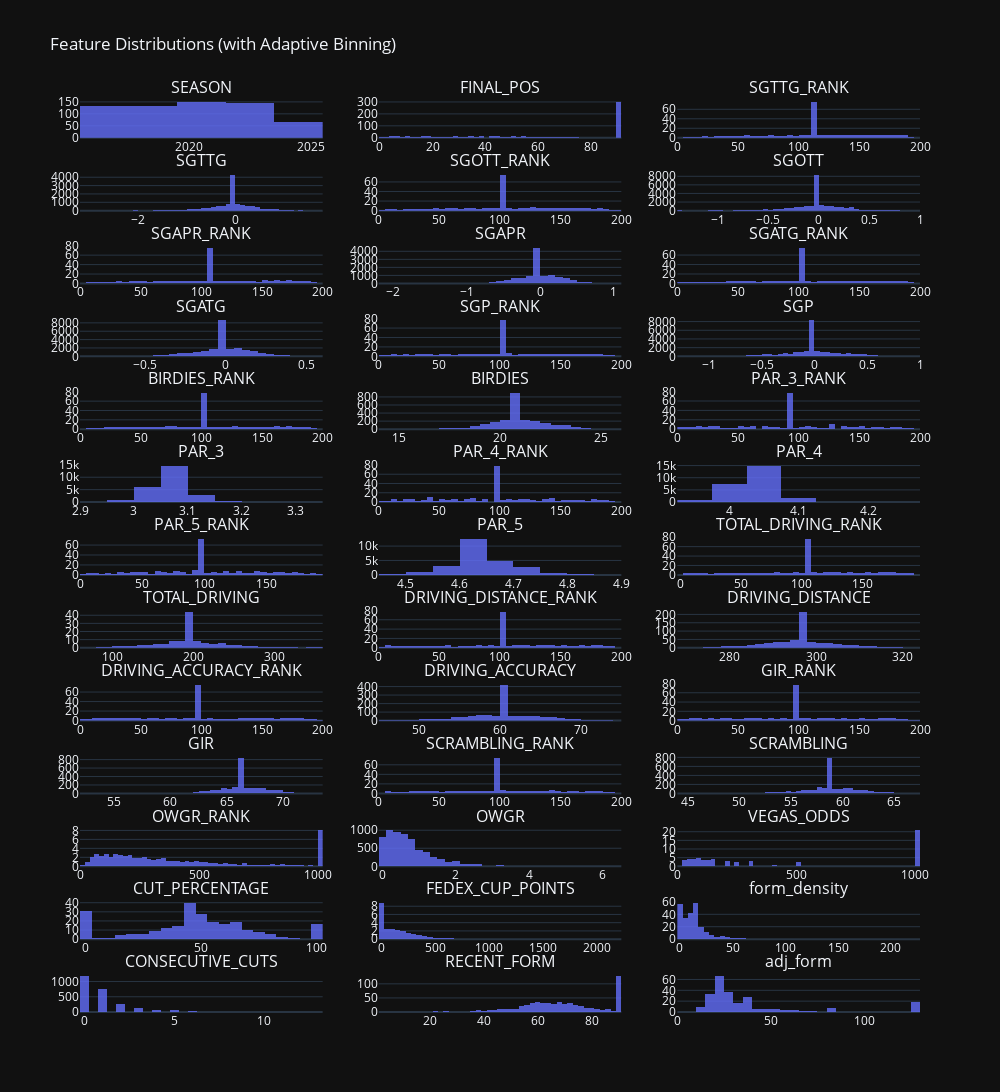

The notebook cell this image was saved under:
### Markdown cell above
### Check Features for Outliers and General Health (Histograms)
Now that all the data is cleaned, let's look at the distribution graphs.

### Code cell
import plotly.express as px
import plotly.subplots as sp
import plotly.graph_objects as go
import pandas as pd
import numpy as np

# Select numeric columns with >1 unique value, excluding label
df_numeric = training_df.select_dtypes(include=np.number)
df_numeric = df_numeric.loc[:, df_numeric.nunique() > 1]
df_numeric = df_numeric.drop(columns=["TOP_20"], errors="ignore")

# Create subplots
n_cols = 3
n_rows = int(np.ceil(len(df_numeric.columns) / n_cols))
fig = sp.make_subplots(rows=n_rows, cols=n_cols, subplot_titles=df_numeric.columns)

# Add one histogram per feature with smart binning
for i, column in enumerate(df_numeric.columns):
    row = i // n_cols + 1
    col = i % n_cols + 1

    # Compute dynamic bin count
    col_range = df_numeric[column].max() - df_numeric[column].min()
    n_unique = df_numeric[column].nunique()
    nbins = min(50, max(5, int(n_unique / 2))) if col_range < 10 else 50  # tighter for short-range

    fig.add_trace(
        go.Histogram(
            x=df_numeric[column],
            nbinsx=nbins,
            histnorm="density",
            marker=dict(color="#636EFA"),
            opacity=0.8
        ),
        row=row,
        col=col
    )

# Style the figure
fig.update_layout(
    height=300 * n_rows,
    width=1000,
    title_text="Feature Distributions (with Adaptive Binning)",
    template="plotly_dark",
    showlegend=False
)

fig.show()

### Figure 1 — Plotly figure (JSON) as saved in the notebook; plotly's stock layout.template omitted (floating-point values rounded to 4 significant figures; data arrays with more than 128 entries replaced by an {"elided": "..."} marker saying what was removed)
{"data": [{"histnorm": "density", "marker": {"color": "#636EFA"}, "nbinsx": 5, "opacity": 0.8, "type": "histogram", "x": {"elided": "1246 int values"}, "xaxis": "x", "yaxis": "y"}, {"histnorm": "density", "marker": {"color": "#636EFA"}, "nbinsx": 50, "opacity": 0.8, "type": "histogram", "x": {"elided": "1246 int values"}, "xaxis": "x2", "yaxis": "y2"}, {"histnorm": "density", "marker": {"color": "#636EFA"}, "nbinsx": 50, "opacity": 0.8, "type": "histogram", "x": {"elided": "1246 float values"}, "xaxis": "x3", "yaxis": "y3"}, {"histnorm": "density", "marker": {"color": "#636EFA"}, "nbinsx": 50, "opacity": 0.8, "type": "histogram", "x": {"elided": "1246 float values"}, "xaxis": "x4", "yaxis": "y4"}, {"histnorm": "density", "marker": {"color": "#636EFA"}, "nbinsx": 50, "opacity": 0.8, "type": "histogram", "x": {"elided": "1246 float values"}, "xaxis": "x5", "yaxis": "y5"}, {"histnorm": "density", "marker": {"color": "#636EFA"}, "nbinsx": 50, "opacity": 0.8, "type": "histogram", "x": {"elided": "1246 float values"}, "xaxis": "x6", "yaxis": "y6"}, {"histnorm": "density", "marker": {"color": "#636EFA"}, "nbinsx": 50, "opacity": 0.8, "type": "histogram", "x": {"elided": "1246 float values"}, "xaxis": "x7", "yaxis": "y7"}, {"histnorm": "density", "marker": {"color": "#636EFA"}, "nbinsx": 50, "opacity": 0.8, "type": "histogram", "x": {"elided": "1246 float values"}, "xaxis": "x8", "yaxis": "y8"}, {"histnorm": "density", "marker": {"color": "#636EFA"}, "nbinsx": 50, "opacity": 0.8, "type": "histogram", "x": {"elided": "1246 float values"}, "xaxis": "x9", "yaxis": "y9"}, {"histnorm": "density", "marker": {"color": "#636EFA"}, "nbinsx": 50, "opacity": 0.8, "type": "histogram", "x": {"elided": "1246 float values"}, "xaxis": "x10", "yaxis": "y10"}, {"histnorm": "density", "marker": {"color": "#636EFA"}, "nbinsx": 50, "opacity": 0.8, "type": "histogram", "x": {"elided": "1246 float values"}, "xaxis": "x11", "yaxis": "y11"}, {"histnorm": "density", "marker": {"color": "#636EFA"}, "nbinsx": 50, "opacity": 0.8, "type": "histogram", "x": {"elided": "1246 float values"}, "xaxis": "x12", "yaxis": "y12"}, {"histnorm": "density", "marker": {"color": "#636EFA"}, "nbinsx": 50, "opacity": 0.8, "type": "histogram", "x": {"elided": "1246 float values"}, "xaxis": "x13", "yaxis": "y13"}, {"histnorm": "density", "marker": {"color": "#636EFA"}, "nbinsx": 50, "opacity": 0.8, "type": "histogram", "x": {"elided": "1246 float values"}, "xaxis": "x14", "yaxis": "y14"}, {"histnorm": "density", "marker": {"color": "#636EFA"}, "nbinsx": 50, "opacity": 0.8, "type": "histogram", "x": {"elided": "1246 float values"}, "xaxis": "x15", "yaxis": "y15"}, {"histnorm": "density", "marker": {"color": "#636EFA"}, "nbinsx": 16, "opacity": 0.8, "type": "histogram", "x": {"elided": "1246 float values"}, "xaxis": "x16", "yaxis": "y16"}, {"histnorm": "density", "marker": {"color": "#636EFA"}, "nbinsx": 50, "opacity": 0.8, "type": "histogram", "x": {"elided": "1246 float values"}, "xaxis": "x17", "yaxis": "y17"}, {"histnorm": "density", "marker": {"color": "#636EFA"}, "nbinsx": 12, "opacity": 0.8, "type": "histogram", "x": {"elided": "1246 float values"}, "xaxis": "x18", "yaxis": "y18"}, {"histnorm": "density", "marker": {"color": "#636EFA"}, "nbinsx": 50, "opacity": 0.8, "type": "histogram", "x": {"elided": "1246 float values"}, "xaxis": "x19", "yaxis": "y19"}, {"histnorm": "density", "marker": {"color": "#636EFA"}, "nbinsx": 20, "opacity": 0.8, "type": "histogram", "x": {"elided": "1246 float values"}, "xaxis": "x20", "yaxis": "y20"}, {"histnorm": "density", "marker": {"color": "#636EFA"}, "nbinsx": 50, "opacity": 0.8, "type": "histogram", "x": {"elided": "1246 float values"}, "xaxis": "x21", "yaxis": "y21"}, {"histnorm": "density", "marker": {"color": "#636EFA"}, "nbinsx": 50, "opacity": 0.8, "type": "histogram", "x": {"elided": "1246 float values"}, "xaxis": "x22", "yaxis": "y22"}, {"histnorm": "density", "marker": {"color": "#636EFA"}, "nbinsx": 50, "opacity": 0.8, "type": "histogram", "x": {"elided": "1246 float values"}, "xaxis": "x23", "yaxis": "y23"}, {"histnorm": "density", "marker": {"color": "#636EFA"}, "nbinsx": 50, "opacity": 0.8, "type": "histogram", "x": {"elided": "1246 float values"}, "xaxis": "x24", "yaxis": "y24"}, {"histnorm": "density", "marker": {"color": "#636EFA"}, "nbinsx": 50, "opacity": 0.8, "type": "histogram", "x": {"elided": "1246 float values"}, "xaxis": "x25", "yaxis": "y25"}, {"histnorm": "density", "marker": {"color": "#636EFA"}, "nbinsx": 50, "opacity": 0.8, "type": "histogram", "x": {"elided": "1246 float values"}, "xaxis": "x26", "yaxis": "y26"}, {"histnorm": "density", "marker": {"color": "#636EFA"}, "nbinsx": 50, "opacity": 0.8, "type": "histogram", "x": {"elided": "1246 float values"}, "xaxis": "x27", "yaxis": "y27"}, {"histnorm": "density", "marker": {"color": "#636EFA"}, "nbinsx": 50, "opacity": 0.8, "type": "histogram", "x": {"elided": "1246 float values"}, "xaxis": "x28", "yaxis": "y28"}, {"histnorm": "density", "marker": {"color": "#636EFA"}, "nbinsx": 50, "opacity": 0.8, "type": "histogram", "x": {"elided": "1246 float values"}, "xaxis": "x29", "yaxis": "y29"}, {"histnorm": "density", "marker": {"color": "#636EFA"}, "nbinsx": 50, "opacity": 0.8, "type": "histogram", "x": {"elided": "1246 float values"}, "xaxis": "x30", "yaxis": "y30"}, {"histnorm": "density", "marker": {"color": "#636EFA"}, "nbinsx": 50, "opacity": 0.8, "type": "histogram", "x": {"elided": "1246 float values"}, "xaxis": "x31", "yaxis": "y31"}, {"histnorm": "density", "marker": {"color": "#636EFA"}, "nbinsx": 50, "opacity": 0.8, "type": "histogram", "x": {"elided": "1246 float values"}, "xaxis": "x32", "yaxis": "y32"}, {"histnorm": "density", "marker": {"color": "#636EFA"}, "nbinsx": 50, "opacity": 0.8, "type": "histogram", "x": {"elided": "1246 float values"}, "xaxis": "x33", "yaxis": "y33"}, {"histnorm": "density", "marker": {"color": "#636EFA"}, "nbinsx": 50, "opacity": 0.8, "type": "histogram", "x": {"elided": "1246 float values"}, "xaxis": "x34", "yaxis": "y34"}, {"histnorm": "density", "marker": {"color": "#636EFA"}, "nbinsx": 50, "opacity": 0.8, "type": "histogram", "x": {"elided": "1246 float values"}, "xaxis": "x35", "yaxis": "y35"}, {"histnorm": "density", "marker": {"color": "#636EFA"}, "nbinsx": 50, "opacity": 0.8, "type": "histogram", "x": {"elided": "1246 float values"}, "xaxis": "x36", "yaxis": "y36"}, {"histnorm": "density", "marker": {"color": "#636EFA"}, "nbinsx": 50, "opacity": 0.8, "type": "histogram", "x": {"elided": "1246 float values"}, "xaxis": "x37", "yaxis": "y37"}, {"histnorm": "density", "marker": {"color": "#636EFA"}, "nbinsx": 50, "opacity": 0.8, "type": "histogram", "x": {"elided": "1246 float values"}, "xaxis": "x38", "yaxis": "y38"}, {"histnorm": "density", "marker": {"color": "#636EFA"}, "nbinsx": 50, "opacity": 0.8, "type": "histogram", "x": {"elided": "1246 float values"}, "xaxis": "x39", "yaxis": "y39"}], "layout": {"annotations": [{"font": {"size": 16}, "showarrow": false, "text": "SEASON", "x": 0.1444, "xanchor": "center", "xref": "paper", "y": 1, "yanchor": "bottom", "yref": "paper"}, {"font": {"size": 16}, "showarrow": false, "text": "FINAL_POS", "x": 0.5, "xanchor": "center", "xref": "paper", "y": 1, "yanchor": "bottom", "yref": "paper"}, {"font": {"size": 16}, "showarrow": false, "text": "SGTTG_RANK", "x": 0.8556, "xanchor": "center", "xref": "paper", "y": 1, "yanchor": "bottom", "yref": "paper"}, {"font": {"size": 16}, "showarrow": false, "text": "SGTTG", "x": 0.1444, "xanchor": "center", "xref": "paper", "y": 0.9201, "yanchor": "bottom", "yref": "paper"}, {"font": {"size": 16}, "showarrow": false, "text": "SGOTT_RANK", "x": 0.5, "xanchor": "center", "xref": "paper", "y": 0.9201, "yanchor": "bottom", "yref": "paper"}, {"font": {"size": 16}, "showarrow": false, "text": "SGOTT", "x": 0.8556, "xanchor": "center", "xref": "paper", "y": 0.9201, "yanchor": "bottom", "yref": "paper"}, {"font": {"size": 16}, "showarrow": false, "text": "SGAPR_RANK", "x": 0.1444, "xanchor": "center", "xref": "paper", "y": 0.8402, "yanchor": "bottom", "yref": "paper"}, {"font": {"size": 16}, "showarrow": false, "text": "SGAPR", "x": 0.5, "xanchor": "center", "xref": "paper", "y": 0.8402, "yanchor": "bottom", "yref": "paper"}, {"font": {"size": 16}, "showarrow": false, "text": "SGATG_RANK", "x": 0.8556, "xanchor": "center", "xref": "paper", "y": 0.8402, "yanchor": "bottom", "yref": "paper"}, {"font": {"size": 16}, "showarrow": false, "text": "SGATG", "x": 0.1444, "xanchor": "center", "xref": "paper", "y": 0.7604, "yanchor": "bottom", "yref": "paper"}, {"font": {"size": 16}, "showarrow": false, "text": "SGP_RANK", "x": 0.5, "xanchor": "center", "xref": "paper", "y": 0.7604, "yanchor": "bottom", "yref": "paper"}, {"font": {"size": 16}, "showarrow": false, "text": "SGP", "x": 0.8556, "xanchor": "center", "xref": "paper", "y": 0.7604, "yanchor": "bottom", "yref": "paper"}, {"font": {"size": 16}, "showarrow": false, "text": "BIRDIES_RANK", "x": 0.1444, "xanchor": "center", "xref": "paper", "y": 0.6805, "yanchor": "bottom", "yref": "paper"}, {"font": {"size": 16}, "showarrow": false, "text": "BIRDIES", "x": 0.5, "xanchor": "center", "xref": "paper", "y": 0.6805, "yanchor": "bottom", "yref": "paper"}, {"font": {"size": 16}, "showarrow": false, "text": "PAR_3_RANK", "x": 0.8556, "xanchor": "center", "xref": "paper", "y": 0.6805, "yanchor": "bottom", "yref": "paper"}, {"font": {"size": 16}, "showarrow": false, "text": "PAR_3", "x": 0.1444, "xanchor": "center", "xref": "paper", "y": 0.6006, "yanchor": "bottom", "yref": "paper"}, {"font": {"size": 16}, "showarrow": false, "text": "PAR_4_RANK", "x": 0.5, "xanchor": "center", "xref": "paper", "y": 0.6006, "yanchor": "bottom", "yref": "paper"}, {"font": {"size": 16}, "showarrow": false, "text": "PAR_4", "x": 0.8556, "xanchor": "center", "xref": "paper", "y": 0.6006, "yanchor": "bottom", "yref": "paper"}, {"font": {"size": 16}, "showarrow": false, "text": "PAR_5_RANK", "x": 0.1444, "xanchor": "center", "xref": "paper", "y": 0.5207, "yanchor": "bottom", "yref": "paper"}, {"font": {"size": 16}, "showarrow": false, "text": "PAR_5", "x": 0.5, "xanchor": "center", "xref": "paper", "y": 0.5207, "yanchor": "bottom", "yref": "paper"}, {"font": {"size": 16}, "showarrow": false, "text": "TOTAL_DRIVING_RANK", "x": 0.8556, "xanchor": "center", "xref": "paper", "y": 0.5207, "yanchor": "bottom", "yref": "paper"}, {"font": {"size": 16}, "showarrow": false, "text": "TOTAL_DRIVING", "x": 0.1444, "xanchor": "center", "xref": "paper", "y": 0.4408, "yanchor": "bottom", "yref": "paper"}, {"font": {"size": 16}, "showarrow": false, "text": "DRIVING_DISTANCE_RANK", "x": 0.5, "xanchor": "center", "xref": "paper", "y": 0.4408, "yanchor": "bottom", "yref": "paper"}, {"font": {"size": 16}, "showarrow": false, "text": "DRIVING_DISTANCE", "x": 0.8556, "xanchor": "center", "xref": "paper", "y": 0.4408, "yanchor": "bottom", "yref": "paper"}, {"font": {"size": 16}, "showarrow": false, "text": "DRIVING_ACCURACY_RANK", "x": 0.1444, "xanchor": "center", "xref": "paper", "y": 0.3609, "yanchor": "bottom", "yref": "paper"}, {"font": {"size": 16}, "showarrow": false, "text": "DRIVING_ACCURACY", "x": 0.5, "xanchor": "center", "xref": "paper", "y": 0.3609, "yanchor": "bottom", "yref": "paper"}, {"font": {"size": 16}, "showarrow": false, "text": "GIR_RANK", "x": 0.8556, "xanchor": "center", "xref": "paper", "y": 0.3609, "yanchor": "bottom", "yref": "paper"}, {"font": {"size": 16}, "showarrow": false, "text": "GIR", "x": 0.1444, "xanchor": "center", "xref": "paper", "y": 0.2811, "yanchor": "bottom", "yref": "paper"}, {"font": {"size": 16}, "showarrow": false, "text": "SCRAMBLING_RANK", "x": 0.5, "xanchor": "center", "xref": "paper", "y": 0.2811, "yanchor": "bottom", "yref": "paper"}, {"font": {"size": 16}, "showarrow": false, "text": "SCRAMBLING", "x": 0.8556, "xanchor": "center", "xref": "paper", "y": 0.2811, "yanchor": "bottom", "yref": "paper"}, {"font": {"size": 16}, "showarrow": false, "text": "OWGR_RANK", "x": 0.1444, "xanchor": "center", "xref": "paper", "y": 0.2012, "yanchor": "bottom", "yref": "paper"}, {"font": {"size": 16}, "showarrow": false, "text": "OWGR", "x": 0.5, "xanchor": "center", "xref": "paper", "y": 0.2012, "yanchor": "bottom", "yref": "paper"}, {"font": {"size": 16}, "showarrow": false, "text": "VEGAS_ODDS", "x": 0.8556, "xanchor": "center", "xref": "paper", "y": 0.2012, "yanchor": "bottom", "yref": "paper"}, {"font": {"size": 16}, "showarrow": false, "text": "CUT_PERCENTAGE", "x": 0.1444, "xanchor": "center", "xref": "paper", "y": 0.1213, "yanchor": "bottom", "yref": "paper"}, {"font": {"size": 16}, "showarrow": false, "text": "FEDEX_CUP_POINTS", "x": 0.5, "xanchor": "center", "xref": "paper", "y": 0.1213, "yanchor": "bottom", "yref": "paper"}, {"font": {"size": 16}, "showarrow": false, "text": "form_density", "x": 0.8556, "xanchor": "center", "xref": "paper", "y": 0.1213, "yanchor": "bottom", "yref": "paper"}, {"font": {"size": 16}, "showarrow": false, "text": "CONSECUTIVE_CUTS", "x": 0.1444, "xanchor": "center", "xref": "paper", "y": 0.04142, "yanchor": "bottom", "yref": "paper"}, {"font": {"size": 16}, "showarrow": false, "text": "RECENT_FORM", "x": 0.5, "xanchor": "center", "xref": "paper", "y": 0.04142, "yanchor": "bottom", "yref": "paper"}, {"font": {"size": 16}, "showarrow": false, "text": "adj_form", "x": 0.8556, "xanchor": "center", "xref": "paper", "y": 0.04142, "yanchor": "bottom", "yref": "paper"}], "height": 3900, "showlegend": false, "title": {"text": "Feature Distributions (with Adaptive Binning)"}, "width": 1000, "xaxis": {"anchor": "y", "domain": [0, 0.2889]}, "xaxis10": {"anchor": "y10", "domain": [0, 0.2889]}, "xaxis11": {"anchor": "y11", "domain": [0.3556, 0.6444]}, "xaxis12": {"anchor": "y12", "domain": [0.7111, 1]}, "xaxis13": {"anchor": "y13", "domain": [0, 0.2889]}, "xaxis14": {"anchor": "y14", "domain": [0.3556, 0.6444]}, "xaxis15": {"anchor": "y15", "domain": [0.7111, 1]}, "xaxis16": {"anchor": "y16", "domain": [0, 0.2889]}, "xaxis17": {"anchor": "y17", "domain": [0.3556, 0.6444]}, "xaxis18": {"anchor": "y18", "domain": [0.7111, 1]}, "xaxis19": {"anchor": "y19", "domain": [0, 0.2889]}, "xaxis2": {"anchor": "y2", "domain": [0.3556, 0.6444]}, "xaxis20": {"anchor": "y20", "domain": [0.3556, 0.6444]}, "xaxis21": {"anchor": "y21", "domain": [0.7111, 1]}, "xaxis22": {"anchor": "y22", "domain": [0, 0.2889]}, "xaxis23": {"anchor": "y23", "domain": [0.3556, 0.6444]}, "xaxis24": {"anchor": "y24", "domain": [0.7111, 1]}, "xaxis25": {"anchor": "y25", "domain": [0, 0.2889]}, "xaxis26": {"anchor": "y26", "domain": [0.3556, 0.6444]}, "xaxis27": {"anchor": "y27", "domain": [0.7111, 1]}, "xaxis28": {"anchor": "y28", "domain": [0, 0.2889]}, "xaxis29": {"anchor": "y29", "domain": [0.3556, 0.6444]}, "xaxis3": {"anchor": "y3", "domain": [0.7111, 1]}, "xaxis30": {"anchor": "y30", "domain": [0.7111, 1]}, "xaxis31": {"anchor": "y31", "domain": [0, 0.2889]}, "xaxis32": {"anchor": "y32", "domain": [0.3556, 0.6444]}, "xaxis33": {"anchor": "y33", "domain": [0.7111, 1]}, "xaxis34": {"anchor": "y34", "domain": [0, 0.2889]}, "xaxis35": {"anchor": "y35", "domain": [0.3556, 0.6444]}, "xaxis36": {"anchor": "y36", "domain": [0.7111, 1]}, "xaxis37": {"anchor": "y37", "domain": [0, 0.2889]}, "xaxis38": {"anchor": "y38", "domain": [0.3556, 0.6444]}, "xaxis39": {"anchor": "y39", "domain": [0.7111, 1]}, "xaxis4": {"anchor": "y4", "domain": [0, 0.2889]}, "xaxis5": {"anchor": "y5", "domain": [0.3556, 0.6444]}, "xaxis6": {"anchor": "y6", "domain": [0.7111, 1]}, "xaxis7": {"anchor": "y7", "domain": [0, 0.2889]}, "xaxis8": {"anchor": "y8", "domain": [0.3556, 0.6444]}, "xaxis9": {"anchor": "y9", "domain": [0.7111, 1]}, "yaxis": {"anchor": "x", "domain": [0.9586, 1]}, "yaxis10": {"anchor": "x10", "domain": [0.7189, 0.7604]}, "yaxis11": {"anchor": "x11", "domain": [0.7189, 0.7604]}, "yaxis12": {"anchor": "x12", "domain": [0.7189, 0.7604]}, "yaxis13": {"anchor": "x13", "domain": [0.6391, 0.6805]}, "yaxis14": {"anchor": "x14", "domain": [0.6391, 0.6805]}, "yaxis15": {"anchor": "x15", "domain": [0.6391, 0.6805]}, "yaxis16": {"anchor": "x16", "domain": [0.5592, 0.6006]}, "yaxis17": {"anchor": "x17", "domain": [0.5592, 0.6006]}, "yaxis18": {"anchor": "x18", "domain": [0.5592, 0.6006]}, "yaxis19": {"anchor": "x19", "domain": [0.4793, 0.5207]}, "yaxis2": {"anchor": "x2", "domain": [0.9586, 1]}, "yaxis20": {"anchor": "x20", "domain": [0.4793, 0.5207]}, "yaxis21": {"anchor": "x21", "domain": [0.4793, 0.5207]}, "yaxis22": {"anchor": "x22", "domain": [0.3994, 0.4408]}, "yaxis23": {"anchor": "x23", "domain": [0.3994, 0.4408]}, "yaxis24": {"anchor": "x24", "domain": [0.3994, 0.4408]}, "yaxis25": {"anchor": "x25", "domain": [0.3195, 0.3609]}, "yaxis26": {"anchor": "x26", "domain": [0.3195, 0.3609]}, "yaxis27": {"anchor": "x27", "domain": [0.3195, 0.3609]}, "yaxis28": {"anchor": "x28", "domain": [0.2396, 0.2811]}, "yaxis29": {"anchor": "x29", "domain": [0.2396, 0.2811]}, "yaxis3": {"anchor": "x3", "domain": [0.9586, 1]}, "yaxis30": {"anchor": "x30", "domain": [0.2396, 0.2811]}, "yaxis31": {"anchor": "x31", "domain": [0.1598, 0.2012]}, "yaxis32": {"anchor": "x32", "domain": [0.1598, 0.2012]}, "yaxis33": {"anchor": "x33", "domain": [0.1598, 0.2012]}, "yaxis34": {"anchor": "x34", "domain": [0.07988, 0.1213]}, "yaxis35": {"anchor": "x35", "domain": [0.07988, 0.1213]}, "yaxis36": {"anchor": "x36", "domain": [0.07988, 0.1213]}, "yaxis37": {"anchor": "x37", "domain": [0, 0.04142]}, "yaxis38": {"anchor": "x38", "domain": [0, 0.04142]}, "yaxis39": {"anchor": "x39", "domain": [0, 0.04142]}, "yaxis4": {"anchor": "x4", "domain": [0.8787, 0.9201]}, "yaxis5": {"anchor": "x5", "domain": [0.8787, 0.9201]}, "yaxis6": {"anchor": "x6", "domain": [0.8787, 0.9201]}, "yaxis7": {"anchor": "x7", "domain": [0.7988, 0.8402]}, "yaxis8": {"anchor": "x8", "domain": [0.7988, 0.8402]}, "yaxis9": {"anchor": "x9", "domain": [0.7988, 0.8402]}}}
